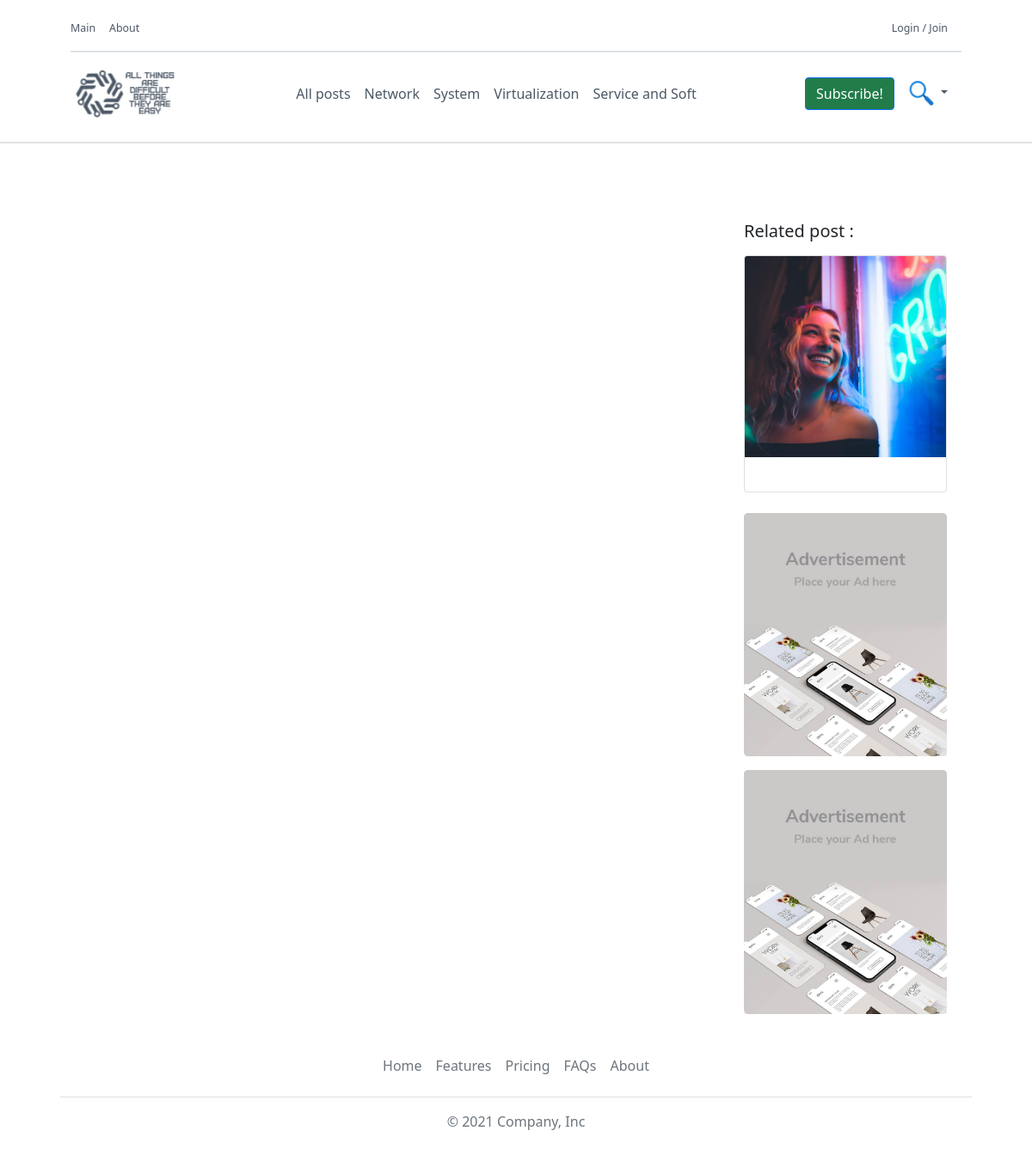
Before: /Kubernetes/ with the older database file.
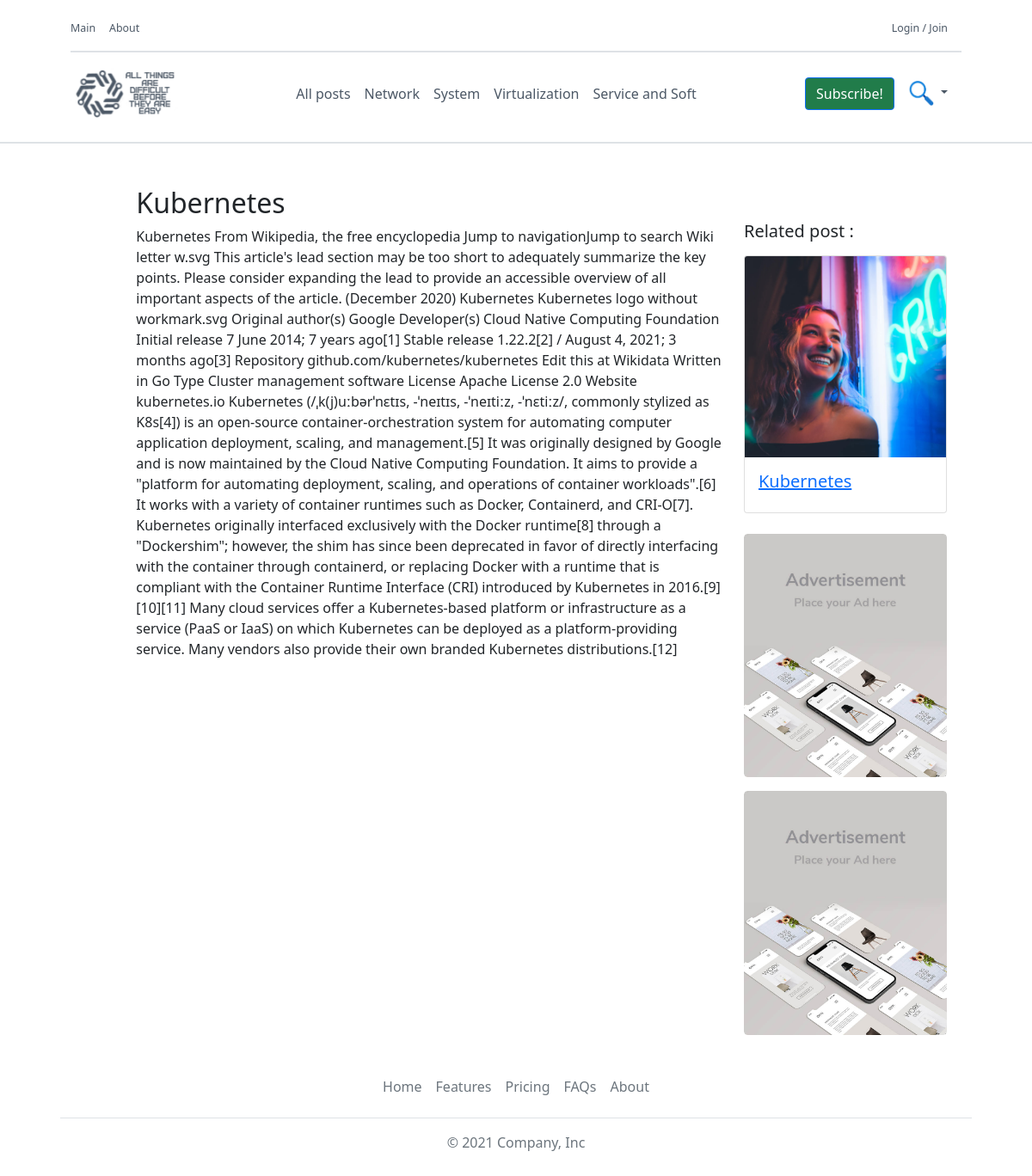
After: the same page with the newer database file.
### core/models.py (models this page shows, shortened)
class Post(models.Model):
    title = models.CharField(max_length=100)
    category = models.ForeignKey("Categories", on_delete=models.CASCADE)
    content = models.TextField()
    author = models.ForeignKey(settings.AUTH_USER_MODEL,
                               on_delete=models.CASCADE,
                               related_name="profiles")
    post_image = models.ImageField(upload_to='post_images/%Y/%m/%d/', blank=True, null=True)
    number_of_views = models.PositiveIntegerField(default=0)
    created_at = models.DateTimeField(auto_now_add=True, db_index=True)
    updated_at = models.DateTimeField(auto_now=True, blank=True, null=True)
    is_published = models.BooleanField(default=False)
    likes = models.PositiveIntegerField(default=0)
    class Meta:
        verbose_name = "Post"
        verbose_name_plural = "Posts"
        ordering = ['-id']

### core/views.py (the view)
# urls.py: path("<str:post_title>/", PostDetailView.as_view(), name="post_detail"),
class PostDetailView(TemplateView):
    template_name = "core_posts/single_post.html"
    def get_context_data(self, **kwargs):
        try:
            post = Post.objects.get(title=kwargs["post_title"])
            return {"post": post}
        except:
            pass

### templates/core_posts/single_post.html (shortened to what this page needs)
{% extends "base.html" %}
{% load static %}
  {% block content %}
  {% include "header.html" %}
<section>
   <div class="border-bottom border-2 opacity-1"></div>
<div class="container" style="padding-left: 40px;padding-right: 40px;">
      <div class="row" style="margin-top: 50px">
            <div class="row">
                <div class="col-md-1">
                    <div class="post-image-homepage" style="height: 273px">
                    </div>
                </div>
            <div class="col-md-8 post-box-title" style="height: 90%">
                <h2>{{ post.title }}</h2>
              {{ post.content }}
                <br>
            </div>
                <div class="col-lg-3" style="width: 260px; padding-top: 40px">
                    <h5 class="mb-3">Related post :</h5>
                    <div class="card" style="width: auto;">
                      <img src="../../media/back_1_uvOeFM3.jpg" class="card-img-top" alt="...">
                      <div class="card-body">
                        <a href="#"><h5 class="card-title">{{ post.title }}</h5></a>
                      </div>
                    </div>
                <div class="mt-4" style="position: static">
						<a href="#" class="d-block card-img-flash">
							<img src="../../media/adv.png" alt="" width="100%">
                            <img src="../../media/adv.png" alt="" width="100%">
						</a>
					</div>
                </div>
                </div>
    </div>
</div>
</section>
  {% endblock %}

Changed rows visible on the page:
added Post: title "Kubernetes", content "Kubernetes From Wikipedia, the free encyclopedia Jump to navigationJump to search Wiki letter w.svg This article's lead section may be too short to adequately summarize the key points. Please consider expanding the lead to provide an accessible overview of all important aspects of the article. (December 2020) Kubernetes Kubernetes logo without workmark.svg Original author(s) Google Developer(s) Cloud Native Computing Foundation Initial release 7 June 2014; 7 years ago[1] Stable release 1.22.2[2] / August 4, 2021; 3 months ago[3] Repository github.com/kubernetes/kubernetes Edit this at Wikidata Written in Go Type Cluster management software License Apache License 2.0 Website kubernetes.io…"
